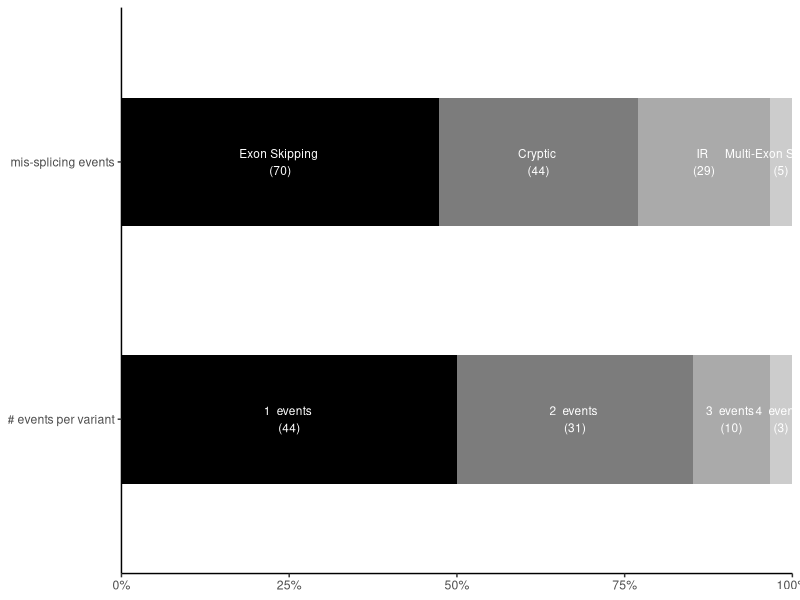
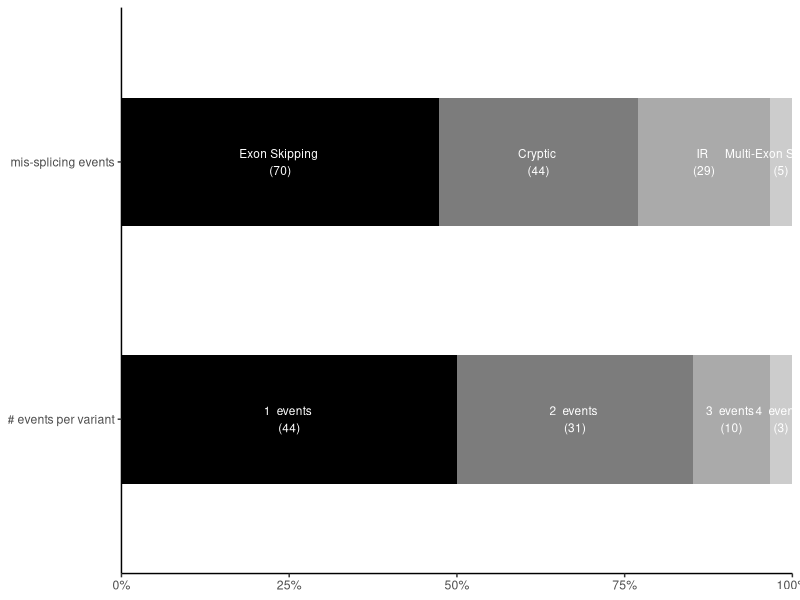

These figures' R source, in order:
## ---- chunk 1
library(data.table)
library(tidyverse)
theme_set(theme_classic())
library(openxlsx)
wb <- createWorkbook()
## ---- chunk 2
merged_data <- fread('../ref/vars_events_prediction.tsv')

## ---- chunk 3
dict <- data.frame(category = c('exon skipping', 'cryptic', 'intron retention', 'multi exon skipping'),
                   label = c('Exon Skipping', 'Cryptic', 'IR', 'Multi-Exon Skipping'))

events <- merged_data[in_rna_studies == 1 & variant_category == 'ours']  %>%
  mutate(category = ifelse(!is.na(skipped_exons_count) & skipped_exons_count > 1 , 
                           'multi exon skipping', splicing_event_class)) %>%
  mutate(category = ifelse(grepl('cryptic', splicing_event_class), 'cryptic', category)) %>%
  group_by(category) %>% tally()  %>% 
  mutate(perc = n / sum(n)) %>%
  arrange(-n) %>%
  left_join(dict, by = c('category'))  %>%
  mutate(plot_category = 'mis-splicing events', fill = 1:4)

eventcounts <- merged_data[in_rna_studies == 1 & variant_category == 'ours'] %>% group_by(curated_record_id) %>%
  tally(name = 'category') %>% group_by(category) %>% tally()%>%
  mutate(perc = n / sum(n),
         plot_category = '# events per variant', label = paste(category, ' events'), fill = 1:4)

rbind(events, eventcounts) %>%
  ggplot(aes(x = perc, y = plot_category, fill = factor(fill))) + 
  geom_bar(stat = 'identity', position = position_stack(reverse=TRUE), width = 0.5) + 
  theme(axis.title.y = element_blank(), axis.title.x = element_blank(), legend.position = 'none') +
  scale_x_continuous(labels = scales::percent, expand = c(0,0)) +
  geom_text(aes(label = paste0(label, ' \n(' ,  n, ')')),
            position = position_stack(reverse = TRUE, vjust = 0.5), color = "white", size = 3) +
  scale_fill_grey(start = 0)
ggsave('../figs/1C.pdf', width = 6, height = 2)

addWorksheet(wb, "figure_1C")
writeData(wb, "figure_1C", as.data.frame(rbind(events, eventcounts)), startRow = 1, startCol = 1)
saveWorkbook(wb, file = "../figs/source_data/source_data_fig_1.xlsx", overwrite = TRUE)


